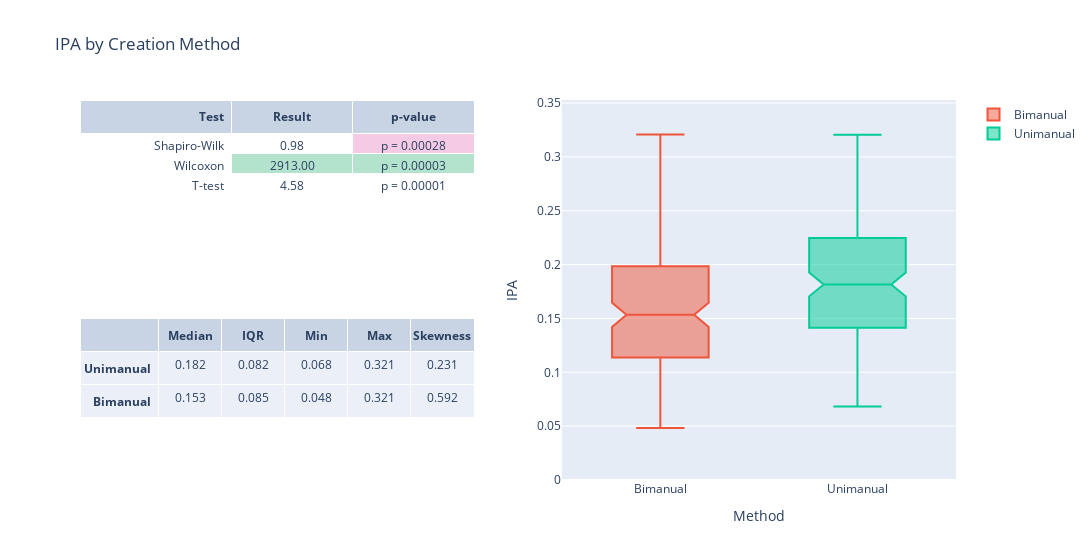

Source (notebook cell):
### Code cell
stats_table = go.Table(columnwidth=[5,4,4,4,4], name='Summary')
stats_table.header = dict(
    values=summary_header, 
    align = ['right', 'center'],)
stats_table.cells = dict(
        values=summary_values,
        align = ['right', 'center'],
        format=["", ".3f"],
        )

results_table = go.Table(columnwidth=[5,4,4])
results_table.header = dict(
    values= results_header, 
    align = ['right', 'center'],)
results_table.cells = dict(
        values=results_values,
        align = ['right', 'center'],
        format=["", ".2f", ".5f"],
        fill_color=fill_color,
        prefix=results_prefix,
        )

ipa_fig = make_subplots(
    rows=2, cols=2,
    shared_xaxes=False,
    specs=[
        [{"type": "table"}, {"type": "box", "rowspan": 2}],
        [{"type": "table"}, None]
    ])

ipa_fig.add_trace(stats_table, row=2, col=1)
ipa_fig.add_trace(go.Box(y=ipa_crt['bimanual'], name="Bimanual", notched=True, notchwidth=0.15), row=1, col=2)
ipa_fig.add_trace(go.Box(y=ipa_crt['unimanual'], name="Unimanual", notched=True, notchwidth=0.15), row=1, col=2)
ipa_fig.add_trace(results_table, row=1, col=1)

ipa_fig.update_layout(
    title_text="IPA by Creation Method",
    width=1200,
    xaxis_title='Method',
    yaxis_title='IPA',
)

ipa_max = max(ipa_uni.max(), ipa_bi.max())
ipa_min = min(ipa_uni.min(), ipa_bi.min())
ipa_min = 0 if ipa_min > 0 else ipa_min
ipa_range = 0.025 * (ipa_max - ipa_min)
ipa_fig.update_yaxes(range=[0,max(1.1*ipa_uni.max(), 1.1*ipa_bi.max())])
ipa_fig.show()

### Figure 1 — Plotly figure (JSON) as saved in the notebook; plotly's stock layout.template omitted (floating-point values rounded to 4 significant figures; data arrays with more than 128 entries replaced by an {"elided": "..."} marker saying what was removed)
{"data": [{"cells": {"align": ["right", "center"], "format": ["", ".3f"], "values": [["<b>Unimanual</b>", "<b>Bimanual</b>"], [0.1816, 0.1534], [0.0823, 0.08456], [0.06821, 0.04828], [0.3206, 0.3208], [0.2314, 0.5922]]}, "columnwidth": [5, 4, 4, 4, 4], "domain": {"x": [0, 0.45], "y": [0, 0.425]}, "header": {"align": ["right", "center"], "values": ["", "<b>Median</b>", "<b>IQR</b>", "<b>Min</b>", "<b>Max</b>", "<b>Skewness</b>"]}, "name": "Summary", "type": "table"}, {"name": "Bimanual", "notched": true, "notchwidth": 0.15, "type": "box", "xaxis": "x", "y": {"elided": "140 float values"}, "yaxis": "y"}, {"name": "Unimanual", "notched": true, "notchwidth": 0.15, "type": "box", "xaxis": "x", "y": {"elided": "140 float values"}, "yaxis": "y"}, {"cells": {"align": ["right", "center"], "fill": {"color": [["white", "white", "white"], ["white", "rgb(179,226,205)", "white"], ["rgb(244,202,228)", "rgb(179,226,205)", "white"]]}, "format": ["", ".2f", ".5f"], "prefix": ["", "", "p = "], "values": [["Shapiro-Wilk", "Wilcoxon", "T-test"], [0.9782, 2913, 4.577], [0.0002816, 2.6e-05, 1.035e-05]]}, "columnwidth": [5, 4, 4], "domain": {"x": [0, 0.45], "y": [0.575, 1]}, "header": {"align": ["right", "center"], "values": ["<b>Test</b>", "<b>Result</b>", "<b>p-value</b>"]}, "type": "table"}], "layout": {"title": {"text": "IPA by Creation Method"}, "width": 1200, "xaxis": {"anchor": "y", "domain": [0.55, 1], "title": {"text": "Method"}}, "yaxis": {"anchor": "x", "domain": [0, 1], "range": [0, 0.3528], "title": {"text": "IPA"}}}}
